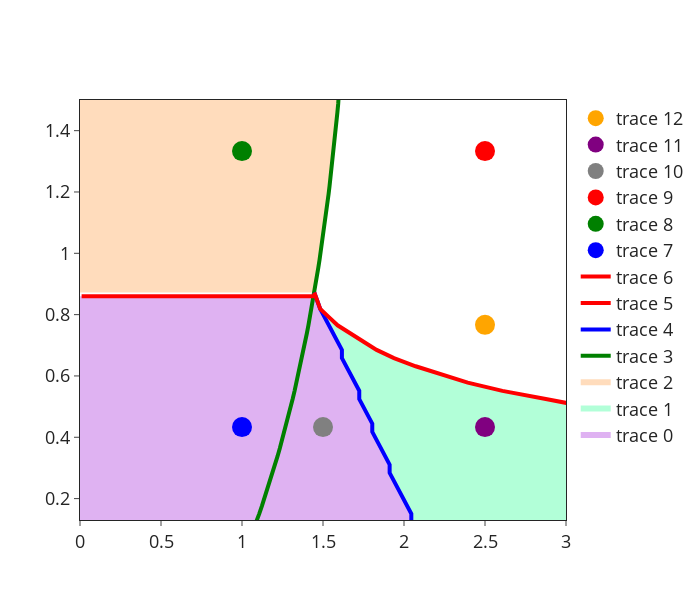

The notebook cell saved with this chart:
### Markdown cell above
# Figure 2 Plot Phase Diagram

### Code cell
print(params['m_c'])
# print(params['a_c'])
fig, ax = plt.subplots(1,1, figsize=(6, 5.5))

# first order
ax.plot(capture2minima, np.array(capture_mvals) /params['m0'], color='blue', linewidth=2.5)
# first order
ax.plot(capmax, np.array(capture_mvals) /params['m0'], color='red', linewidth=2.5)
# second order
ax.plot(a_c, m_space/params['m0'], color='green', linewidth=2.5, linestyle = '-.')
# second order
ax.plot([np.amin(a_space), a_c[mc_ind]],[m_c, m_c], color='red', linewidth=2.5)
ax.set_xlim([0., 3.5])

gfig = plot_PD_rates(capture2minima, capmax, capture_mvals, m_space, a_space, params)

fig2, ax2 = plt.subplots(2, 3, figsize=(11, 6))

choose_m = [1.3, 4., 4., 1.3, 1.3, 2.3]
choose_a = [1., 1., 2.5, 1.5, 2.5, 2.5]
colors = ['blue','green','red','gray','purple','orange']
for mi, mm in enumerate(choose_m):
    plotcounter = [(0,0), (0,1), (0,2), (1,0), (1,1), (1,2)]
    
    aa = choose_a[mi]    
    ax.scatter(aa, mm/params['m0'], s=100, color=colors[mi])
    gfig.add_trace(go.Scatter(x=[aa], y=[mm/params['m0']],
                    mode='markers', marker=dict(size=20, color=mcolors[colors[mi]]),
                         )
              )
    handle = ax2[plotcounter[mi]]
    
    choose_a_ind = np.where(np.abs(a_space - aa) == np.amin(np.abs(a_space - aa)))[0][0]
    choose_m_ind = np.where(np.abs(m_space - mm) == np.amin(np.abs(m_space - mm)))[0][0]
    
    Uslice = U_data[choose_m_ind, :, :].squeeze()
    m0coordsT = gmin_overm[choose_m_ind]
    m1coordsT = b1_overm[choose_m_ind]
    m2coordsT = b2_overm[choose_m_ind]

    handle.plot(x_space, Uslice[:,choose_a_ind], color=colors[mi]) # mcolors['red']
    xargs = scipy.signal.argrelextrema(Uslice[:,choose_a_ind], np.less)[0]      
    x_mins = x_space[xargs]
    handle.scatter(x_mins, Uslice[xargs, choose_a_ind], s=100, color=colors[mi], zorder=10) # color=mcolors['blueviolet']
    handle.set_ylim([np.amin([np.amin(Uslice[:,choose_a_ind])*1.2,-0.1]), .6])
    handle.set_xlim([0., 2.8])
    handle.set_yticks([])
    for xi, xx in enumerate(x_mins):
        handle.text(0.1, 0.8 - 0.15*xi, ('x$_{n}$=%.2f' % xx), transform=handle.transAxes)

gfig.show()

saveall = False
if saveall:
    now = datetime.now().strftime("%m-%d-%Y_%H.%M")
    
    direc = os.getcwd() + '/../figures_v2/figure2/'
#     direc = os.getcwd() + '/powerpoints/ppt_figs/'
    fname1 = direc + "phase_diagram_rates_v2_"+now+".png"
    fname2 = direc + "phase_diagram_rates_snapshots_v2_"+now+".png"
#     fig.tight_layout()
    fig2.tight_layout()
#     fig.savefig(fname1, format='png', dpi=600)
    fig2.savefig(fname2, format='png', dpi=600)
    gfig.write_image(fname1, scale = 1.5, engine='kaleido')
    with open(fname1 + '.json', 'w') as f:
        f.write(json.dumps(params))

### Figure 1 — Plotly figure (JSON) as saved in the notebook; plotly's stock layout.template omitted (floating-point values rounded to 4 significant figures; data arrays with more than 128 entries replaced by an {"elided": "..."} marker saying what was removed)
{"data": [{"fill": "tozerox", "fillcolor": "rgba(148, 0,211, 0.3)", "mode": "none", "type": "scatter", "x": [2.126, 2.099, 2.072, 2.045, 2.045, 2.018, 1.992, 1.965, 1.938, 1.911, 1.911, 1.884, 1.858, 1.831, 1.804, 1.804, 1.777, 1.751, 1.724, 1.724, 1.697, 1.67, 1.643, 1.617, 1.617, 1.59, 1.563, 1.536, 1.51, 1.483, 1.446], "y": [0.0434, 0.07013, 0.09687, 0.1236, 0.1503, 0.1771, 0.2038, 0.2305, 0.2573, 0.284, 0.3107, 0.3375, 0.3642, 0.3909, 0.4177, 0.4444, 0.4711, 0.4979, 0.5246, 0.5513, 0.5781, 0.6048, 0.6315, 0.6583, 0.685, 0.7117, 0.7385, 0.7652, 0.7919, 0.8187, 0.8602]}, {"fill": "tonextx", "fillcolor": "rgba(3, 255,127, 0.3)", "mode": "none", "type": "scatter", "x": [4, 4, 4, 4, 4, 4, 4, 4, 4, 4, 4, 4, 4, 4, 4, 4, 3.545, 3.143, 2.875, 2.608, 2.393, 2.233, 2.072, 1.938, 1.831, 1.751, 1.67, 1.59, 1.536, 1.483], "y": [0.0434, 0.07013, 0.09687, 0.1236, 0.1503, 0.1771, 0.2038, 0.2305, 0.2573, 0.284, 0.3107, 0.3375, 0.3642, 0.3909, 0.4177, 0.4444, 0.4711, 0.4979, 0.5246, 0.5513, 0.5781, 0.6048, 0.6315, 0.6583, 0.685, 0.7117, 0.7385, 0.7652, 0.7919, 0.8187]}, {"fill": "tozerox", "fillcolor": "rgba(255, 140, 34, 0.3)", "mode": "none", "type": "scatter", "x": [1.446, 1.455, 1.463, 1.471, 1.479, 1.486, 1.494, 1.501, 1.508, 1.515, 1.521, 1.528, 1.534, 1.54, 1.546, 1.552, 1.558, 1.563, 1.569, 1.574, 1.579, 1.584, 1.589, 1.594, 1.598, 1.603, 1.607, 1.611, 1.615, 1.619, 1.623, 1.627, 1.631, 1.634, 1.638, 1.641, 1.645, 1.648, 1.651, 1.654, 1.657, 1.66, 1.663, 1.666, 1.668, 1.671, 1.673, 1.676, 1.678, 1.681, 1.683, 1.685, 1.687, 1.689, 1.692, 1.694, 1.695, 1.697, 1.699, 1.701, 1.703, 1.704, 1.706, 1.708, 1.709, 1.711, 1.712, 1.714, 1.715, 1.717, 1.718, 1.719, 1.721, 1.722, 1.723, 1.724, 1.725, 1.726, 1.727, 1.729, 1.73, 1.731, 1.731, 1.732, 1.733, 1.734, 1.735, 1.736, 1.737, 1.738, 1.738, 1.739, 1.74, 1.741, 1.741, 1.742, 1.743, 1.743, 1.744, 1.745, 1.745, 1.746, 1.746, 1.747, 1.747, 1.748, 1.748, 1.749, 1.749, 1.75, 1.75, 1.751, 1.751, 1.752, 1.752, 1.753, 1.753, 1.753, 0.01], "y": [0.8721, 0.8989, 0.9256, 0.9523, 0.9791, 1.006, 1.033, 1.059, 1.086, 1.113, 1.139, 1.166, 1.193, 1.22, 1.246, 1.273, 1.3, 1.327, 1.353, 1.38, 1.407, 1.434, 1.46, 1.487, 1.514, 1.54, 1.567, 1.594, 1.621, 1.647, 1.674, 1.701, 1.728, 1.754, 1.781, 1.808, 1.835, 1.861, 1.888, 1.915, 1.941, 1.968, 1.995, 2.022, 2.048, 2.075, 2.102, 2.129, 2.155, 2.182, 2.209, 2.236, 2.262, 2.289, 2.316, 2.343, 2.369, 2.396, 2.423, 2.449, 2.476, 2.503, 2.53, 2.556, 2.583, 2.61, 2.637, 2.663, 2.69, 2.717, 2.744, 2.77, 2.797, 2.824, 2.85, 2.877, 2.904, 2.931, 2.957, 2.984, 3.011, 3.038, 3.064, 3.091, 3.118, 3.145, 3.171, 3.198, 3.225, 3.251, 3.278, 3.305, 3.332, 3.358, 3.385, 3.412, 3.439, 3.465, 3.492, 3.519, 3.546, 3.572, 3.599, 3.626, 3.652, 3.679, 3.706, 3.733, 3.759, 3.786, 3.813, 3.84, 3.866, 3.893, 3.92, 3.947, 3.973, 4, 4]}, {"line": {"color": "green", "width": 4}, "mode": "lines", "type": "scatter", "x": {"elided": "150 float values"}, "y": {"elided": "150 float values"}}, {"line": {"color": "blue", "width": 4}, "mode": "lines", "type": "scatter", "x": [2.126, 2.099, 2.072, 2.045, 2.045, 2.018, 1.992, 1.965, 1.938, 1.911, 1.911, 1.884, 1.858, 1.831, 1.804, 1.804, 1.777, 1.751, 1.724, 1.724, 1.697, 1.67, 1.643, 1.617, 1.617, 1.59, 1.563, 1.536, 1.51, 1.483, 1.446], "y": [0.0434, 0.07013, 0.09687, 0.1236, 0.1503, 0.1771, 0.2038, 0.2305, 0.2573, 0.284, 0.3107, 0.3375, 0.3642, 0.3909, 0.4177, 0.4444, 0.4711, 0.4979, 0.5246, 0.5513, 0.5781, 0.6048, 0.6315, 0.6583, 0.685, 0.7117, 0.7385, 0.7652, 0.7919, 0.8187, 0.8721]}, {"line": {"color": "red", "width": 4}, "mode": "lines", "type": "scatter", "x": [0.01, 1.446], "y": [0.8602, 0.8602]}, {"line": {"color": "red", "width": 4}, "mode": "lines", "type": "scatter", "x": [4, 4, 4, 4, 4, 4, 4, 4, 4, 4, 4, 4, 4, 4, 4, 4, 3.545, 3.143, 2.875, 2.608, 2.393, 2.233, 2.072, 1.938, 1.831, 1.751, 1.67, 1.59, 1.536, 1.483, 1.446], "y": [0.0434, 0.07013, 0.09687, 0.1236, 0.1503, 0.1771, 0.2038, 0.2305, 0.2573, 0.284, 0.3107, 0.3375, 0.3642, 0.3909, 0.4177, 0.4444, 0.4711, 0.4979, 0.5246, 0.5513, 0.5781, 0.6048, 0.6315, 0.6583, 0.685, 0.7117, 0.7385, 0.7652, 0.7919, 0.8187, 0.8721]}, {"marker": {"color": "#0000FF", "size": 20}, "mode": "markers", "type": "scatter", "x": [1], "y": [0.4333]}, {"marker": {"color": "#008000", "size": 20}, "mode": "markers", "type": "scatter", "x": [1], "y": [1.333]}, {"marker": {"color": "#FF0000", "size": 20}, "mode": "markers", "type": "scatter", "x": [2.5], "y": [1.333]}, {"marker": {"color": "#808080", "size": 20}, "mode": "markers", "type": "scatter", "x": [1.5], "y": [0.4333]}, {"marker": {"color": "#800080", "size": 20}, "mode": "markers", "type": "scatter", "x": [2.5], "y": [0.4333]}, {"marker": {"color": "#FFA500", "size": 20}, "mode": "markers", "type": "scatter", "x": [2.5], "y": [0.7667]}], "layout": {"font": {"size": 18}, "height": 600, "paper_bgcolor": "rgba(0,0,0,0)", "plot_bgcolor": "rgba(0,0,0,0)", "width": 700, "xaxis": {"mirror": true, "range": [0, 3], "showline": true}, "yaxis": {"mirror": true, "range": [0.1302, 1.5], "showline": true}}}
